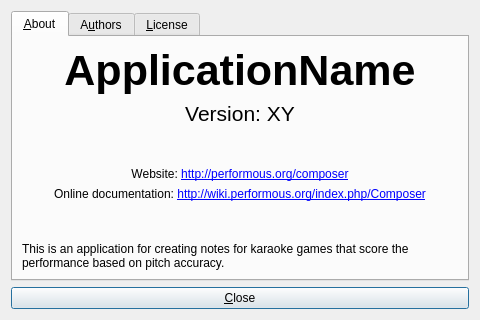
<?xml version="1.0" encoding="UTF-8"?>
<ui version="4.0">
 <class>AboutDialog</class>
 <widget class="QDialog" name="AboutDialog">
  <property name="geometry">
   <rect>
    <x>0</x>
    <y>0</y>
    <width>480</width>
    <height>320</height>
   </rect>
  </property>
  <property name="windowTitle">
   <string>Dialog</string>
  </property>
  <layout class="QVBoxLayout" name="verticalLayout">
   <item>
    <widget class="QTabWidget" name="tabWidget">
     <widget class="QWidget" name="tab1">
      <attribute name="title">
       <string>&amp;About</string>
      </attribute>
      <layout class="QVBoxLayout" name="verticalLayout_2">
       <item>
        <widget class="QLabel" name="lblName">
         <property name="font">
          <font>
           <pointsize>32</pointsize>
           <weight>75</weight>
           <bold>true</bold>
          </font>
         </property>
         <property name="text">
          <string notr="true">ApplicationName</string>
         </property>
         <property name="alignment">
          <set>Qt::AlignCenter</set>
         </property>
        </widget>
       </item>
       <item>
        <widget class="QLabel" name="lblVersion">
         <property name="font">
          <font>
           <pointsize>16</pointsize>
          </font>
         </property>
         <property name="text">
          <string notr="true">Version: XY</string>
         </property>
         <property name="alignment">
          <set>Qt::AlignCenter</set>
         </property>
        </widget>
       </item>
       <item>
        <spacer name="verticalSpacer">
         <property name="orientation">
          <enum>Qt::Vertical</enum>
         </property>
         <property name="sizeHint" stdset="0">
          <size>
           <width>20</width>
           <height>40</height>
          </size>
         </property>
        </spacer>
       </item>
       <item>
        <widget class="QLabel" name="lblWebsiteLink">
         <property name="text">
          <string>Website: &lt;a href=&quot;http://performous.org/composer&quot;&gt;http://performous.org/composer&lt;/a&gt;</string>
         </property>
         <property name="textFormat">
          <enum>Qt::RichText</enum>
         </property>
         <property name="alignment">
          <set>Qt::AlignCenter</set>
         </property>
         <property name="openExternalLinks">
          <bool>true</bool>
         </property>
        </widget>
       </item>
       <item>
        <widget class="QLabel" name="lblWikiLink">
         <property name="text">
          <string>Online documentation: &lt;a href=&quot;http://wiki.performous.org/index.php/Composer&quot;&gt;http://wiki.performous.org/index.php/Composer&lt;/a&gt;</string>
         </property>
         <property name="alignment">
          <set>Qt::AlignCenter</set>
         </property>
         <property name="openExternalLinks">
          <bool>true</bool>
         </property>
        </widget>
       </item>
       <item>
        <spacer name="verticalSpacer_2">
         <property name="orientation">
          <enum>Qt::Vertical</enum>
         </property>
         <property name="sizeHint" stdset="0">
          <size>
           <width>20</width>
           <height>40</height>
          </size>
         </property>
        </spacer>
       </item>
       <item>
        <widget class="QLabel" name="lblDescription">
         <property name="text">
          <string>This is an application for creating notes for karaoke games that score the performance based on pitch accuracy.</string>
         </property>
         <property name="wordWrap">
          <bool>true</bool>
         </property>
        </widget>
       </item>
      </layout>
     </widget>
     <widget class="QWidget" name="tab3">
      <attribute name="title">
       <string>A&amp;uthors</string>
      </attribute>
      <layout class="QGridLayout" name="gridLayout">
       <item row="0" column="0">
        <widget class="QPlainTextEdit" name="txtAuthors">
         <property name="lineWrapMode">
          <enum>QPlainTextEdit::NoWrap</enum>
         </property>
         <property name="readOnly">
          <bool>true</bool>
         </property>
        </widget>
       </item>
      </layout>
     </widget>
     <widget class="QWidget" name="tab2">
      <attribute name="title">
       <string>&amp;License</string>
      </attribute>
      <layout class="QGridLayout" name="gridLayout_2">
       <item row="0" column="0">
        <widget class="QPlainTextEdit" name="txtLicense">
         <property name="lineWrapMode">
          <enum>QPlainTextEdit::NoWrap</enum>
         </property>
         <property name="readOnly">
          <bool>true</bool>
         </property>
        </widget>
       </item>
      </layout>
     </widget>
    </widget>
   </item>
   <item>
    <widget class="QPushButton" name="cmdClose">
     <property name="text">
      <string>&amp;Close</string>
     </property>
    </widget>
   </item>
  </layout>
 </widget>
 <resources/>
 <connections/>
</ui>
